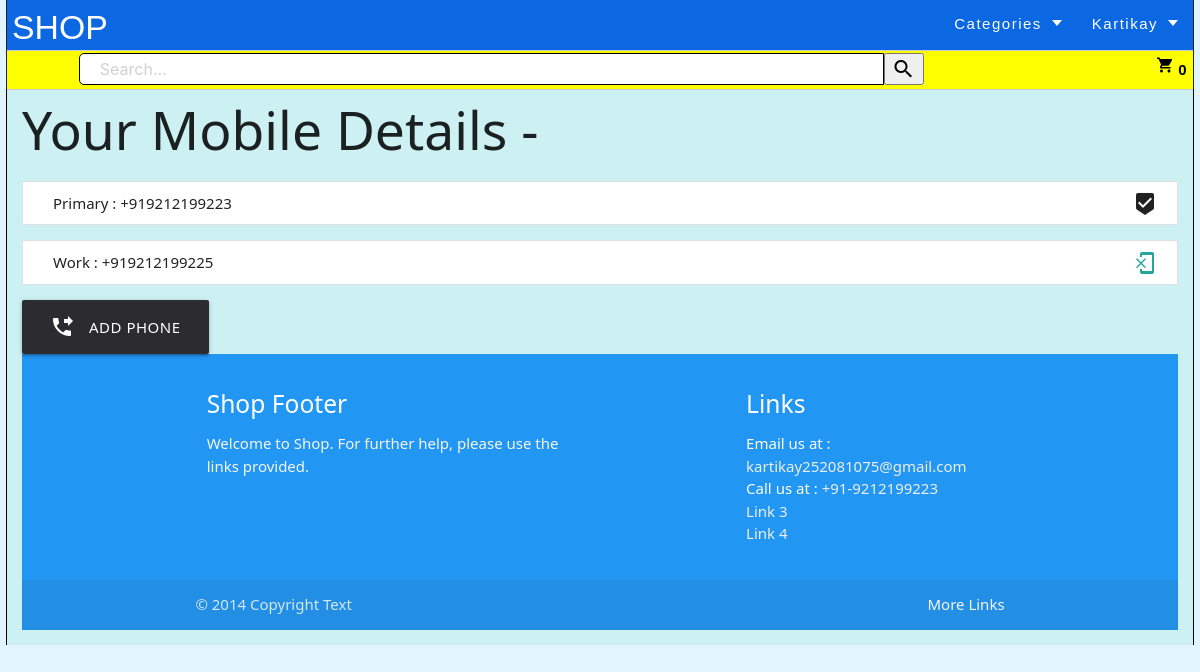
/user/phoneDetailView (signed in), run on the app's committed database.
### User/models.py (models this page shows, shortened)
class User(AbstractUser):
    username = None
    fullname = models.CharField(max_length=200,blank=False,null=False, default='SuperUser')
    email = models.EmailField(_('email address'), unique=True, primary_key=True)
    phonenumber =  PhoneNumberField(null=False, blank=False, unique=True)
    USERNAME_FIELD = 'email'
    REQUIRED_FIELDS = ['fullname', "phonenumber"]
    objects = CustomUserManager()

class PhoneDetail(models.Model):
    id =models.AutoField(primary_key=True)
    phType = models.ForeignKey(PhoneTypes,default=1, on_delete=models.PROTECT, null = True)
    phoneNum = PhoneNumberField(null=False, blank=False)
    createDate = models.DateTimeField(auto_now_add=True)
    updateDate = models.DateTimeField(auto_now=True)

class PhoneTypes(models.Model):
    id = models.AutoField(primary_key=True)
    phType = models.CharField(max_length=20,blank=False,null=False)
    createDate = models.DateTimeField(auto_now_add=True)
    updateDate = models.DateTimeField(auto_now=True)
    def __str__(self):
        return(self.phType)

### User/views.py (the view)
# urls.py: path('phoneDetailView', views.phoneDetailView, name="phoneDetailView"),
@login_required(login_url='/user/login')
def phoneDetailView(request):
    userDetail = UserDetails.objects.get(user=request.user)
    phoneDetails = userDetail.phones.all()
    return render(request, "User/phoneView.html", context={"phones":phoneDetails,})

### Product/context_processors.py (called while the page is built)
def cartCountVariable(request):
    return {
        'cartCount': cartCount(request)
    }

def categoryDropdownMenu(request):
    return {
        'categoryDropdown': categoryDropdown(request)
    }

### Product/views.py (called while the page is built)
def cartCount(request):
    user = request.user
    cartCount = 0
    try:
        if user is not None:
            cart = Cart.objects.filter(user=user)
            for i in cart:
                cartCount += i.quantity
        return cartCount
    except:
        return cartCount

def categoryDropdown(request):
    categories = Category.objects.all()
    return categories

### User/templates/User/phoneView.html
{% extends "User/layout.html" %}
{% block body %}
{% if user.is_authenticated %}
<h2> Your Mobile Details - </h2>
    {% for phone in phones %}
    <ul class="collection with-header">
        {% if phone.phType.id == 1 %}
        <li class="collection-item"><div>{{ phone.phType }} : {{ phone.phoneNum }}<i class="material-icons right">beenhere</i></div></li>
        {% else %}
        <li class="collection-item"><div>{{ phone.phType }} : {{ phone.phoneNum }}<a href="{% url 'deletePhone' phone.id %}" class="secondary-content"><i class="material-icons right">phonelink_erase</i></a></div></li>
        {% endif %}
    </ul>
    {% endfor %}
    <a href="{% url 'createPhone' %}" class="waves-effect waves-light btn-large" style="background-color: #2C2B30;"><i class="material-icons left">phone_forwarded</i>Add Phone</a>
{% else %}
You are Not Logged In
<p>Please <a href="{% url 'login' %}">Login</a> in order to create a listing!<br>If not a user,<a href="{% url 'register' %}">Register</a> now!</p>
{% endif %}
{% endblock %}

### User/templates/User/navbar.html (shortened to what this page needs)
{% load static %}
{% block custom%}
  <link href="{% static 'css/dist/navbar.css' %}" rel="stylesheet">
{% endblock %}
<div class="header-container">
  <div class="s-logo-strip">
    <div class="s-logo-ele"><a class="s-logo-name" href="{% url 'home' %}">SHOP</a></div>
    <div class="s-header-content">
      <ul class="s-button-main">
        <li>
          <div class="s-menu-text">
            <div class="s-txt">Categories</div>
            <div class="arrow-down-container">
              <div class="arrow-down"></div>
            </div>
          </div>
        </li>
      </ul>
      {% if user.is_authenticated %}
      <ul class="s-button-main">
        <li>
          <div class="s-menu-text">
            <div class="s-txt">{{ user.fullname }}</div>
            <div class="arrow-down-container">
              <div class="arrow-down"></div>
            </div>
          </div>
        </li>
      </ul>
      {% else %}
      <label class="s-button-main">
        <a class="s-butt" href="{% url 'login' %}">Log In</a>
      </label>
      {% endif %}
    </div>
  </div>
  <div class="s-submenu-container">
    <div class="right-align cart">
      <label class="s-button-main">
        <a href="{% url 'cart' %}">
          <span>{{ cartCount }}</span>
        </a>
      </label>
    </div>
    <div class="left-align s-search-bar">
      {% include "User/searchBar.html" %}
    </div>
  </div>
</div>

### data on the page
User: fullname "Kartikay"
PhoneDetail: phType "Primary", phoneNum "+919212199223"
PhoneDetail: phType "Work", phoneNum "+919212199225"

### other printed values
{{ cartCount }} "0"
